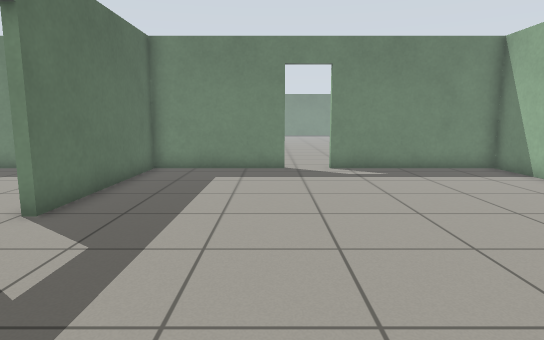
View 1 (above)

12 first-person views from a walk through a world built for the Gazebo simulator. The camera is 0.94 m above the floor, tilts 8° down and sees 75° across. The floor is counted in squares, 0.5 m on a side. Each view is taken from the middle of a square. On the plan, view 1 faces up. The plan holds only what a view shows up to about 18 squares ahead; the rest is blank. The place goes on beyond the plan.

View 2
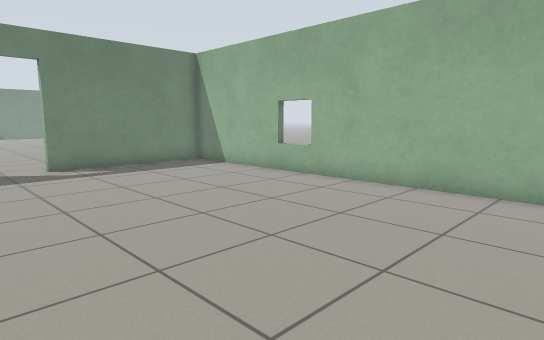

View 3
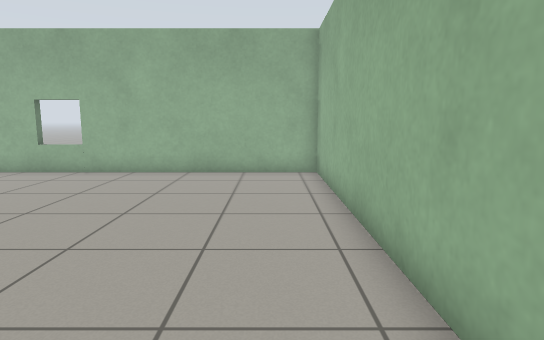

View 4
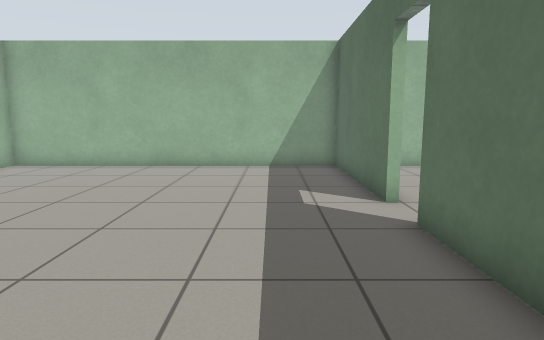

View 5
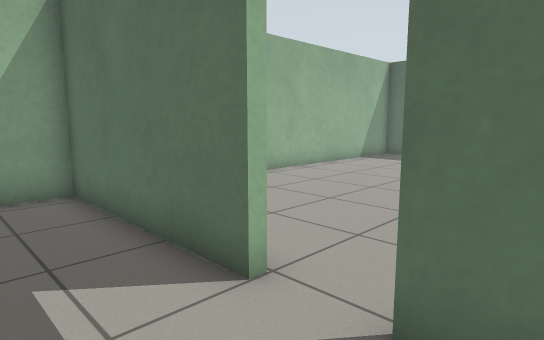

View 6
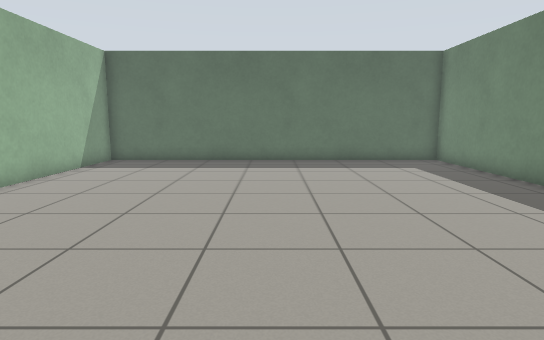

View 7
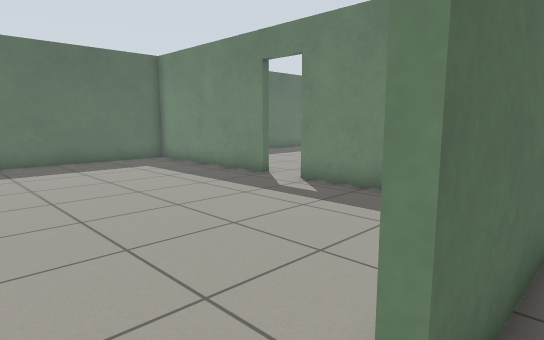

View 8
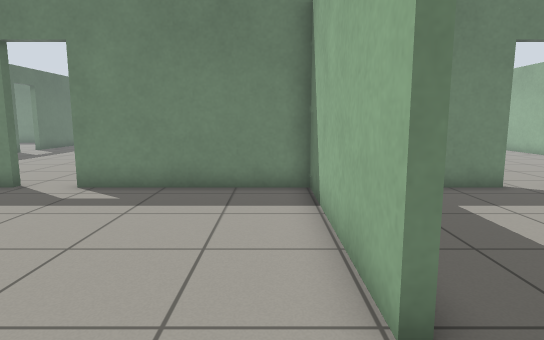

View 9
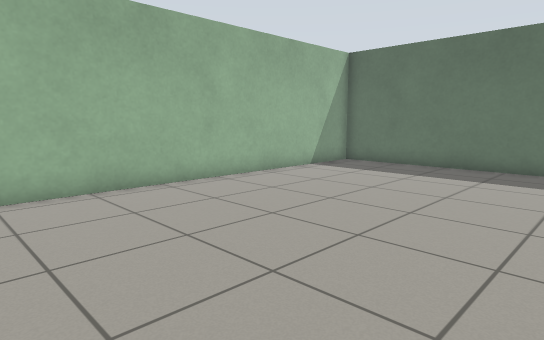

View 10
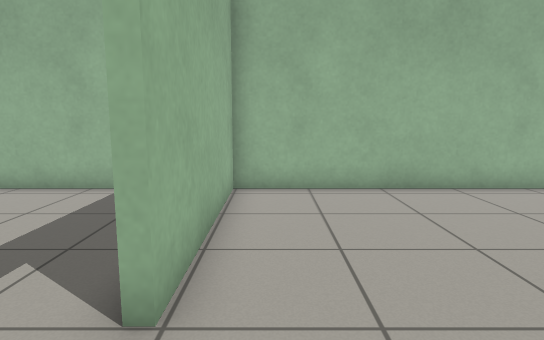

View 11
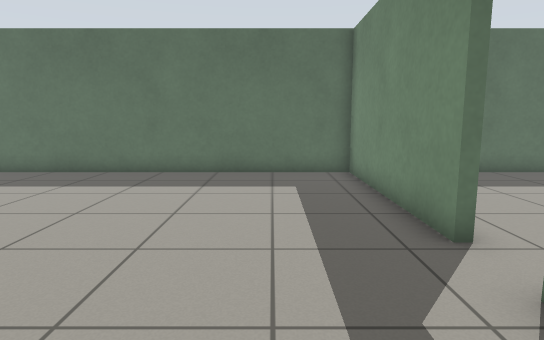

View 12
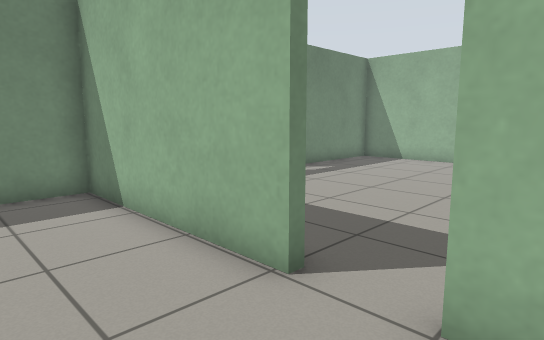

### Floor plan
Ten units are one square. View 1 is at (0, 0); x grows to the right and y downward. Boxes are objects, and circles mark ways between rooms. Rooms are numbered by the first view taken in them; rooms with no view inside come last. Other rooms are left out.
<svg viewBox="-212 -145 304 166">
<path fill="none" stroke="#000" d="M-46 -50 -46 16 87 16 87 -138 22 -138M6 -138 -46 -138 -46 -68M-132 -138 -207 -138 -207 16 -49 16 -49 -50M-49 -68 -49 -138 -115 -138"/>
<circle cx="-50" cy="-55" r="3" fill="#2a7"/>
<text x="20" y="-60">1</text>
<text x="-130" y="-60">2</text>
</svg>
Room 1 opens to room 2.

Where each view was taken, in squares from view 1:
view 1: 0 up, 0 right, facing up
view 2: 1 down, 1 left, facing up-right
view 3: 0 up, 4 left, facing right
view 4: 13 up, 2 left, facing down
view 5: 8 up, 2 left, facing down-left
view 6: 6 up, 4 left, facing left
view 7: 5 up, 4 left, facing up-left
view 8: 4 up, 6 left, facing up
view 9: 8 up, 6 left, facing down-left
view 10: 8 up, 6 left, facing down
view 11: 11 up, 8 left, facing left
view 12: 4 up, 8 left, facing up-right
